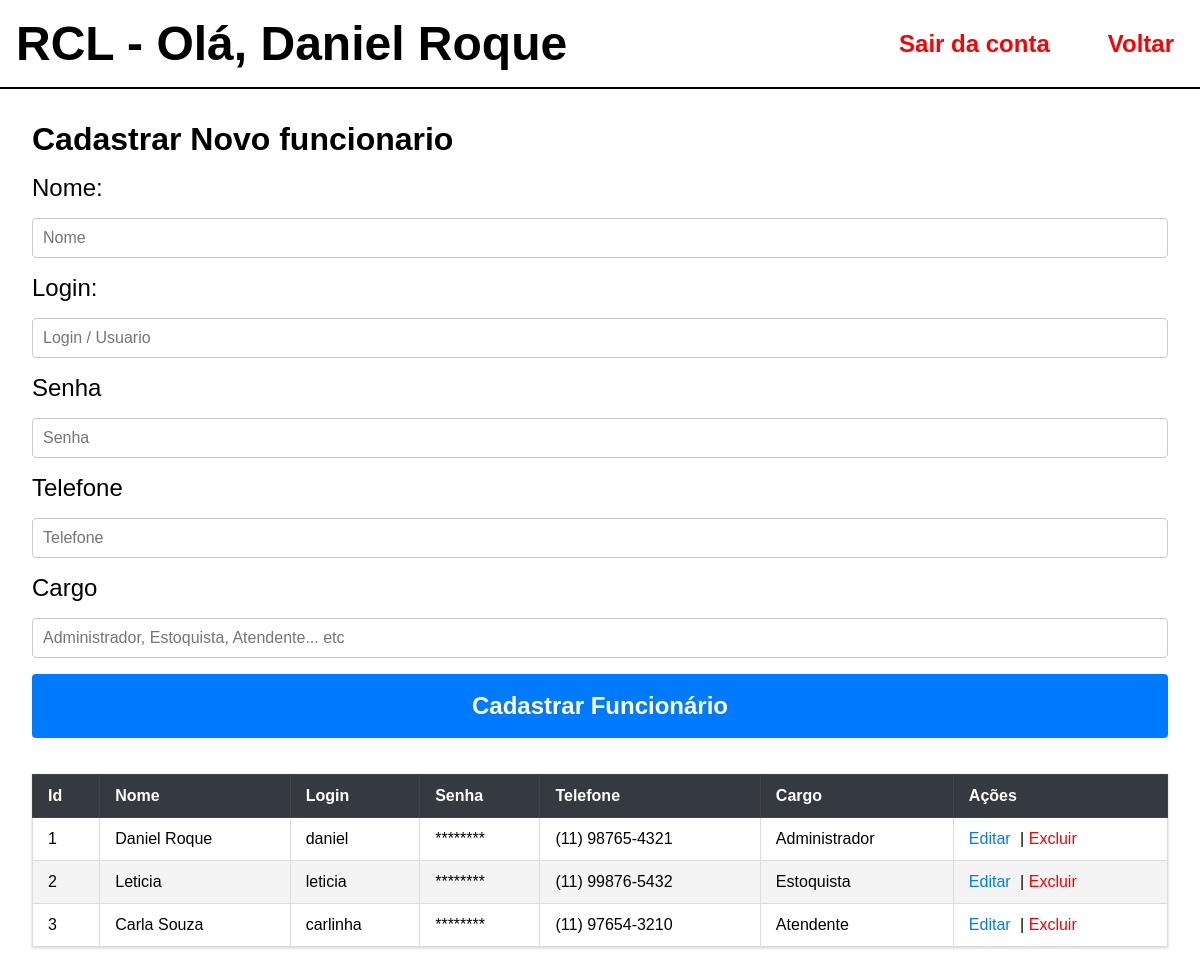
The app's page /EmployeeLayer/gerenciar_funcionario.php (signed in) with its own data.
### tables this page shows
CREATE TABLE Funcionarios (
    id_funcionario INT AUTO_INCREMENT PRIMARY KEY,
    nome VARCHAR(100) NOT NULL,
    login VARCHAR(100) NOT NULL UNIQUE,
    senha VARCHAR(255) NOT NULL,
    telefone VARCHAR(20),
    cargo VARCHAR(50) NOT NULL,
    created_at DATETIME NOT NULL DEFAULT CURRENT_TIMESTAMP
);

### EmployeeLayer/gerenciar_funcionario.php (the view, shortened to what this page needs)
<?php
$em_edicao = false;
$pdo = conectar();
$sql_funcionarios = "SELECT id_funcionario, nome, login, telefone, cargo, created_at FROM funcionarios ORDER BY created_at";
$funcionarios = $pdo->query($sql_funcionarios);
function formatar_telefone($numero) {
    $numero = preg_replace('/[^0-9]/', '', $numero);
    $tamanho = strlen($numero);
    if ($tamanho === 11) {
        return preg_replace('/(\d{2})(\d{5})(\d{4})/', '($1) $2-$3', $numero);
    } elseif ($tamanho === 10) {
        return preg_replace('/(\d{2})(\d{4})(\d{4})/', '($1) $2-$3', $numero);
    }
    return $numero;
}
?>
<html lang="pt-BR">
<head>
</head>
<body>
    <header>
        <div>RCL - Olá, <?php echo $_SESSION['funcionario_nome']?></div>
        <div>
            <a href="../logout.php">Sair da conta</a>
            <a href="home.php">Voltar</a>
        </div>
    </header>
    <main>
        <form method="POST" action="gerenciar_funcionario.php<?php if ($em_edicao) echo '?acao=editar&id=' . $funcionario_edicao['id_funcionario']; ?>">
            <h1><?php echo $em_edicao ? 'Editar Funcionario' : 'Cadastrar Novo funcionario'; ?></h1>
            <div class="inputs">
                <label for="nome">Nome:</label>
                <input type="text" name="nome" placeholder="Nome" required value="<?php echo htmlspecialchars($funcionario_edicao['nome'] ?? ''); ?>">
                <label for="login">Login:</label>
                <input type="text" name="login" placeholder="Login / Usuario" required value="<?php echo htmlspecialchars($funcionario_edicao['login'] ?? ''); ?>">
                <label>Senha</label>
                <input
                    type="password"
                    name="senha"
                    placeholder="<?php echo $em_edicao ? 'Preencha para alterar a senha' : 'Senha'; ?>"
                    <?php if (!$em_edicao) echo 'required';  ?>
                    value=""
                >
                <label>Telefone</label>
                <input type="number" name="telefone" placeholder="Telefone" required value="<?php echo htmlspecialchars($funcionario_edicao['telefone'] ?? ''); ?>">
                <label>Cargo</label>
                <input type="text" name="cargo" placeholder="Administrador, Estoquista, Atendente... etc" required value="<?php echo htmlspecialchars($funcionario_edicao['cargo'] ?? ''); ?>">
                <button type="submit"><?php echo $em_edicao ? 'Atualizar Funcionário' : 'Cadastrar Funcionário'; ?></button>
            </div>
        </form>
        <table>
            <thead>
                <tr>
                    <th>Id</th>
                    <th>Nome</th>
                    <th>Login</th>
                    <th>Senha</th>
                    <th>Telefone</th>
                    <th>Cargo</th>
                    <th>Ações</th>
                </tr>
            </thead>
            <tbody>
                <?php foreach ($funcionarios as $f): ?>
                <tr>
                    <td><?= htmlspecialchars($f['id_funcionario']) ?></td>
                    <td><?= htmlspecialchars($f['nome']) ?></td>
                    <td><?= htmlspecialchars($f['login']) ?></td>
                    <td>********</td>
                    <td><?= htmlspecialchars(formatar_telefone($f['telefone'])) ?></td>
                    <td><?= htmlspecialchars($f['cargo']) ?></td>
                    <td>
                        <a href="gerenciar_funcionario.php?acao=editar&id=<?php echo (int)$f['id_funcionario']; ?>">Editar</a> |
                        <a class="red" href="gerenciar_funcionario.php?acao=excluir&id=<?php echo (int)$f['id_funcionario']; ?>" onclick="return confirm('Tem certeza que deseja excluir?');">Excluir</a>
                    </td>
                </tr>
                <?php endforeach; ?>
            </tbody>
        </table>
    </main>
</body>
</html>

### EmployeeLayer/gerenciar_funcionario.php (style rules this page uses)
* { margin: 0; padding: 0; box-sizing: border-box; }
main { padding: 2rem; }
body { margin: 0; font-family: Arial, sans-serif; background: #fff; }
header { width: 100%; padding: 1rem; font-size: 3rem; font-weight: bold; display: flex; justify-content: space-between; align-items: center; border-bottom: 2px solid #000; }
header div { display: flex; align-items: center; gap: 3rem; }
header a { color: red; text-decoration: none; font-size: 1.5rem; font-weight: bold; margin-right: 10px; }
.inputs { display: flex; flex-direction: column; }
.inputs label { font-size: 1.5rem; margin: 1rem 0; }
.inputs button { border-radius: 10px; border: 1px solid black; padding: 1rem; margin: 1rem 0; cursor: pointer; height: 4rem; font-size: 1.5rem; font-weight: 800; }
input[type="text"], input[type="time"], input[type="number"], input[type="password"] { padding: 10px; border: 1px solid #ccc; border-radius: 4px; font-size: 1rem; }
button[type="submit"] { padding: 10px 15px; background-color: #007bff; color: white; border: none; border-radius: 4px; cursor: pointer; font-weight: bold; transition: background-color 0.3s; }
table { width: 100%; border-collapse: collapse; box-shadow: 0 1px 3px rgba(0, 0, 0, 0.2); margin-top: 20px; background-color: white; }
thead tr { background-color: #343a40; color: white; }
th { padding: 12px 15px; text-align: left; border: 1px solid #444; font-weight: 600; }
tbody tr { border-bottom: 1px solid #ddd; transition: background-color 0.2s; }
tbody tr:nth-child(even) { background-color: #f4f4f4; }
td { padding: 12px 15px; text-align: left; border: 1px solid #ddd; vertical-align: middle; }
td a { color: #007bff; text-decoration: none; margin-right: 5px; }
.red { color: red; }

### records on screen
funcionarios: id_funcionario "1", nome "Daniel Roque", login "daniel", telefone "(11) 98765-4321", cargo "Administrador"
funcionarios: id_funcionario "2", nome "Leticia", login "leticia", telefone "(11) 99876-5432", cargo "Estoquista"
funcionarios: id_funcionario "3", nome "Carla Souza", login "carlinha", telefone "(11) 97654-3210", cargo "Atendente"

### other values on screen
$_SESSION['funcionario_nome'] "Daniel Roque"
